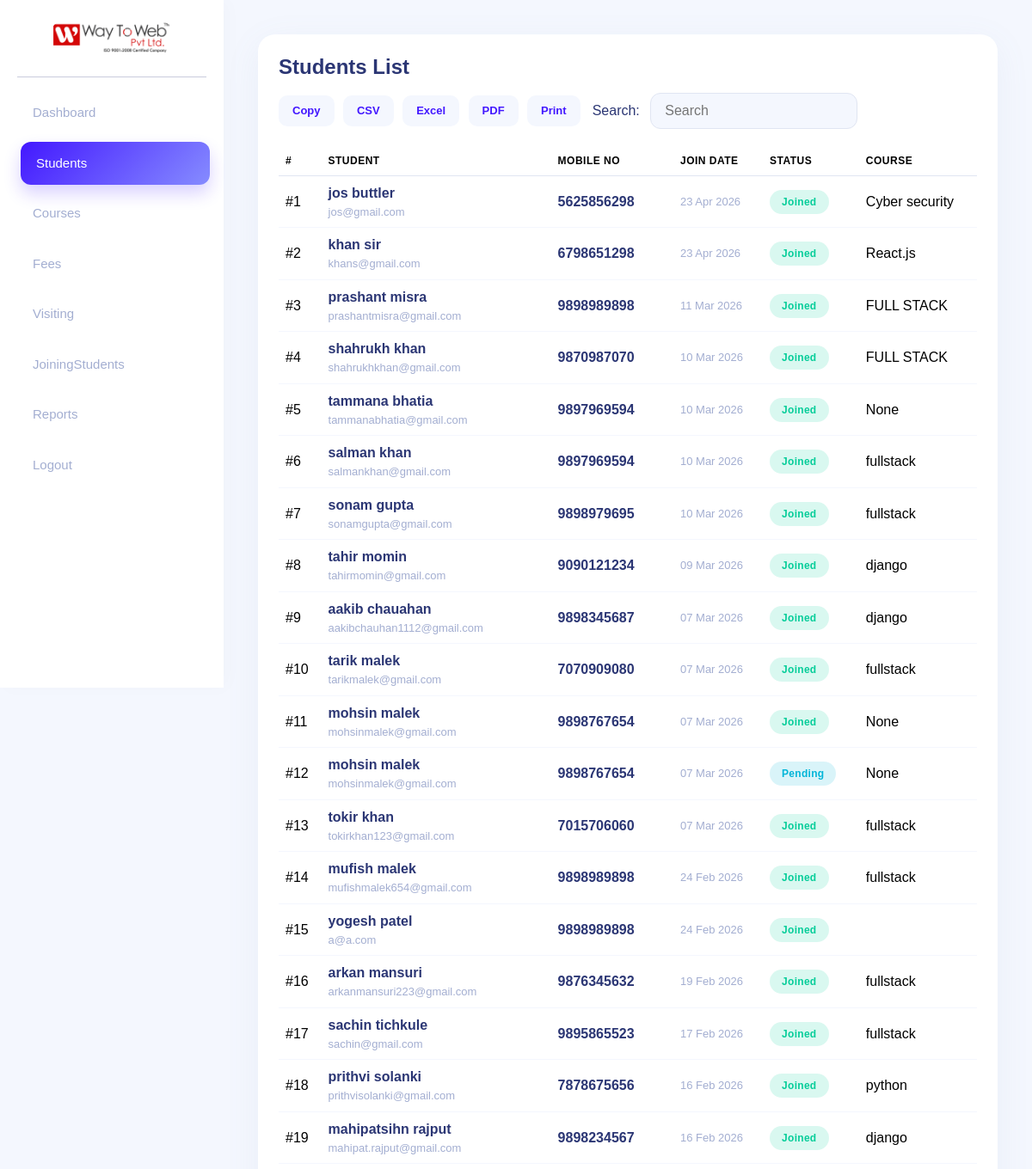
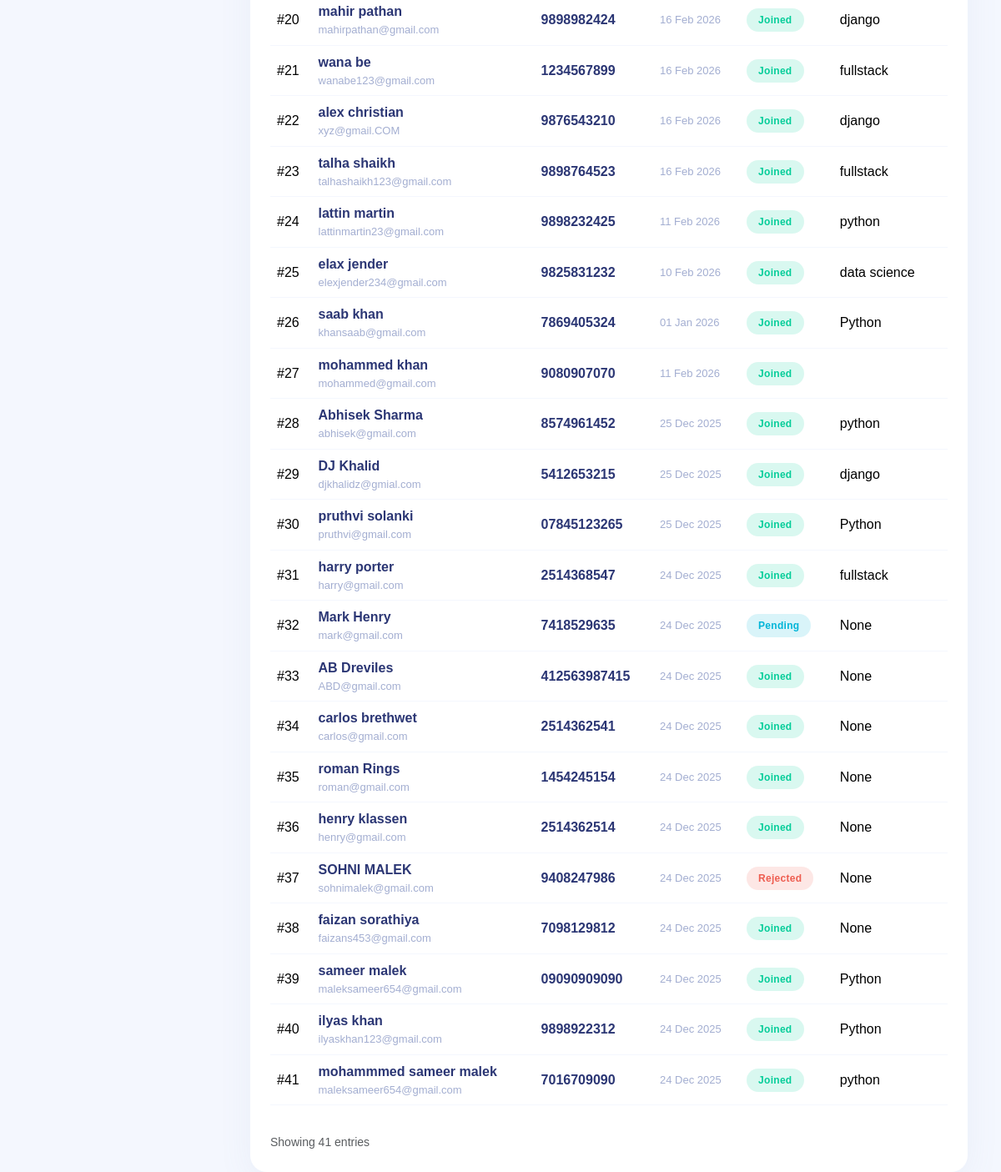
The app's page /students/ (signed in) with its own data (2 pictures, top to bottom).
### appname/models.py (models this page shows, shortened)
class Student(models.Model):
    FNAME = models.CharField(max_length=50)
    LNAME = models.CharField(max_length=50)
    BIRTHDAY = models.DateField(null=True, blank=True)
    GENDER = models.CharField(max_length=10, blank=True)
    EMAIL = models.EmailField(unique=False)
    PHONE = models.CharField(max_length=10, blank=True)
    ADDRESS = models.CharField(max_length=200, blank=True)
    CITY = models.CharField(max_length=50, blank=True)
    COLLEGENAME = models.CharField(max_length=100, blank=True)
    QUALIFICATION = models.CharField(max_length=50, blank=True, null=True)
    BRANCH = models.CharField(max_length=50, blank=True)
    PASSING_YEAR = models.CharField(max_length=10, blank=True)
    TECHNOLOGY = models.CharField(max_length=50, blank=True)
    STATUS_CHOICES = [
        ('visiting', 'Visiting'),
        ('adjoining', 'Adjoining'),
        ('pending', 'Pending'),
        ('rejected', 'Rejected'),
    ]
    status = models.CharField(
        max_length=20,
        choices=STATUS_CHOICES,
        default='visiting'
    )
    visiting_at = models.DateTimeField(auto_now_add=True)
    joining_at = models.DateTimeField(null=True, blank=True)
    COURSE_CHOICES = [
        ('python', 'Python'),
        ('django', 'Django'),
        ('fullstack', 'Full Stack'),
    ]
    course = models.CharField(
        max_length=50,
        choices=COURSE_CHOICES,
        null=True,
        blank=True
    )
    total_fees = models.IntegerField(null=True, blank=True)
    paid_fees = models.IntegerField(default=0)
    remaining_fees = models.IntegerField(null=True, blank=True)
    payment_method = models.CharField(max_length=50, null=True, blank=True)

### appname/views.py (the view)
# urls.py: path("students/", students, name="students"),
@login_required
def students(request):
    students = Student.objects.all().order_by('-id')
    total = students.count()
    return render(request, 'students.html', {
        'students': students,
        'total': total
    })

### templates/students.html (shortened to what this page needs)
{% load static %}
<!DOCTYPE html>
<html lang="en">
<head>
    <link href="https://cdn.jsdelivr.net/npm/bootstrap@5.3.3/dist/css/bootstrap.min.css" rel="stylesheet">
</head>
<body>
   <div class="sidebar text-center" id="sidebar">
        <div class="sidebar-logo">
            <img src="{% static 'images/logo.png' %}" alt="Way To Web">
        </div>
        <hr>
        <a href="/dashboard/">Dashboard</a>
        <a class="active" href="/students/">Students</a>
        <a href="/courses/">Courses</a>
        <a href="/fees/">Fees</a>
        <a href="/visiting/">Visiting</a>
        <a href="/JoiningStudents/">JoiningStudents</a>
        <a href="/">Reports</a>
        <a href="/">Logout</a>
    </div>
    <div class="main-content">
        <div class="card-box">
            <div class="table-header">
                <h4>Students List</h4>
                <div class="d-flex align-items-center flex-wrap gap-2">
                    <div class="export-btns">
                        <button id="copyBtn">Copy</button>
                        <button id="csvBtn">CSV</button>
                        <button id="excelBtn">Excel</button>
                        <button id="pdfBtn">PDF</button>
                        <button id="printBtn">Print</button>
                    </div>
                    <div class="search-box">
                        <label class="me-2">Search:</label>
                        <input type="text" id="searchInput" placeholder="Search">
                    </div>
                </div>
            </div>
            <div class="table-responsive">
                <table class="table align-middle" id="studentsTable">
                    <thead>
                        <tr>
                            <th>#</th>
                            <th>Student</th>
                            <th>Mobile No</th>
                            <th>Join Date</th>
                            <th>Status</th>
                            <th>Course</th>
                        </tr>
                    </thead>
                    <tbody>
                        {% for s in students %}
                        <tr>
                            <td>#{{ forloop.counter }}</td>
                            <td>
                                <div class="name">{{ s.FNAME }} {{ s.LNAME }}</div>
                                <div class="sub-text">{{ s.EMAIL }}</div>
                            </td>
                            <td>
                                <div class="name">{{ s.PHONE }}</div>
                            </td>
                            <td>
                                <div class="sub-text">
                                    {% if s.joining_at %}
                                        {{ s.joining_at|date:"d M Y" }}
                                    {% else %}
                                        {{ s.visiting_at|date:"d M Y" }}
                                    {% endif %}
                                </div>
                            </td>
                            <td>
                                {% if s.status == 'visiting' %}
                                <span class="badge badge-visiting">Visiting</span>
                                {% elif s.status == 'adjoining' %}
                                <span class="badge badge-joined">Joined</span>
                                {% elif s.status == 'pending' %}
                                <span class="badge badge-pending">Pending</span>
                                {% elif s.status == 'rejected' %}
                                <span class="badge badge-rejected">Rejected</span>
                                {% endif %}
                            </td>
                            <td>{{ s.course }}</td>
                        </tr>
                        {% endfor %}
                    </tbody>
                </table>
            </div>
            <div class="mt-3">
                <small class="text-muted">
                    Showing {{ students|length }} entries
                </small>
            </div>
        </div>
    </div>
</body>
</html>

### templates/students.html (style rules this page uses)
body { background: #f4f7fe; margin: 0; font-family: "Poppins", sans-serif; color: #2b3674; }
* { -ms-overflow-style: none; scrollbar-width: none; }
.sidebar { position: fixed; top: 0; left: 0; width: 260px; height: 100vh; background: #ffffff; padding: 25px 20px; z-index: 1000; box-shadow: 5px 0 20px rgba(0, 0, 0, 0.02); transition: all 0.3s ease; }
.sidebar a { display: flex; align-items: center; padding: 14px 18px; margin-bottom: 8px; border-radius: 12px; color: #a3aed1; font-weight: 500; text-decoration: none; transition: all 0.3s ease; font-size: 15px; }
.sidebar img { max-width: 140px; border-radius: 12px; margin-bottom: 10px; }
.sidebar a.active, .sidebar a:hover { background: linear-gradient(135deg, #4318ff 0%, #868cff 100%); color: #ffffff; box-shadow: 0 10px 20px rgba(67, 24, 255, 0.2); transform: translateX(4px); }
.main-content { margin-left: 260px; padding: 40px; }
.card-box { background: #ffffff; border-radius: 20px; padding: 24px; box-shadow: 0 10px 40px rgba(112, 144, 176, 0.08); border: none; }
.table-header { display: flex; justify-content: space-between; align-items: center; flex-wrap: wrap; gap: 15px; margin-bottom: 20px; }
.table-header h4 { font-weight: 700; color: #2b3674; margin: 0; }
.export-btns button { background: #f4f7fe; color: #4318ff; border: none; padding: 8px 16px; border-radius: 10px; font-size: 13px; font-weight: 600; margin-right: 6px; transition: all .2s ease; }
.search-box input { border-radius: 12px; padding: 8px 16px; border: 1px solid #e0e5f2; background: #f4f7fe; color: #2b3674; outline: none; transition: 0.3s; }
table { border-collapse: collapse !important; width: 100%; }
table th { border-bottom: 1px solid #e0e5f2 !important; color: #a3aed1; font-weight: 600; text-transform: uppercase; font-size: 12px; letter-spacing: 0.5px; padding: 15px 10px; background: none !important; }
table td { vertical-align: middle; padding: 16px 10px; border-bottom: 1px solid #f4f7fe; color: #2b3674; transition: 0.2s ease; }
.name { font-weight: 700; color: #2b3674; }
.sub-text { font-size: 13px; color: #a3aed1; font-weight: 500; }
.badge { padding: 8px 14px; border-radius: 20px; font-weight: 600; font-size: 12px; letter-spacing: 0.3px; display: inline-block; }
.badge-joined { background: rgba(5, 205, 153, 0.15) !important; color: #05cd99 !important; }
.badge-pending { background: rgba(0, 181, 216, 0.15) !important; color: #00b5d8 !important; }
.badge-rejected { background: rgba(238, 93, 80, 0.15) !important; color: #ee5d50 !important; }

### records on screen
Student: FNAME "jos", LNAME "buttler", EMAIL "jos@gmail.com", PHONE "5625856298", joining_at "23 Apr 2026", status "Joined", course "Cyber security"
Student: FNAME "khan", LNAME "sir", EMAIL "khans@gmail.com", PHONE "6798651298", joining_at "23 Apr 2026", status "Joined", course "React.js"
Student: FNAME "prashant", LNAME "misra", EMAIL "prashantmisra@gmail.com", PHONE "9898989898", joining_at "11 Mar 2026", status "Joined", course "FULL STACK"
Student: FNAME "shahrukh", LNAME "khan", EMAIL "shahrukhkhan@gmail.com", PHONE "9870987070", joining_at "10 Mar 2026", status "Joined", course "FULL STACK"
Student: FNAME "tammana", LNAME "bhatia", EMAIL "tammanabhatia@gmail.com", PHONE "9897969594", visiting_at "10 Mar 2026", status "Joined", course "None"
Student: FNAME "salman", LNAME "khan", EMAIL "salmankhan@gmail.com", PHONE "9897969594", joining_at "10 Mar 2026", status "Joined", course "fullstack"
Student: FNAME "sonam", LNAME "gupta", EMAIL "sonamgupta@gmail.com", PHONE "9898979695", joining_at "10 Mar 2026", status "Joined", course "fullstack"
Student: FNAME "tahir", LNAME "momin", EMAIL "tahirmomin@gmail.com", PHONE "9090121234", joining_at "09 Mar 2026", status "Joined", course "django"
Student: FNAME "aakib", LNAME "chauahan", EMAIL "aakibchauhan1112@gmail.com", PHONE "9898345687", joining_at "07 Mar 2026", status "Joined", course "django"
Student: FNAME "tarik", LNAME "malek", EMAIL "tarikmalek@gmail.com", PHONE "7070909080", joining_at "07 Mar 2026", status "Joined", course "fullstack"
Student: FNAME "mohsin", LNAME "malek", EMAIL "mohsinmalek@gmail.com", PHONE "9898767654", visiting_at "07 Mar 2026", status "Joined", course "None"
Student: FNAME "mohsin", LNAME "malek", EMAIL "mohsinmalek@gmail.com", PHONE "9898767654", visiting_at "07 Mar 2026", status "Pending", course "None"
Student: FNAME "tokir", LNAME "khan", EMAIL "tokirkhan123@gmail.com", PHONE "7015706060", joining_at "07 Mar 2026", status "Joined", course "fullstack"
Student: FNAME "mufish", LNAME "malek", EMAIL "mufishmalek654@gmail.com", PHONE "9898989898", joining_at "24 Feb 2026", status "Joined", course "fullstack"
Student: FNAME "yogesh", LNAME "patel", EMAIL "a@a.com", PHONE "9898989898", joining_at "24 Feb 2026", status "Joined"
Student: FNAME "arkan", LNAME "mansuri", EMAIL "arkanmansuri223@gmail.com", PHONE "9876345632", visiting_at "19 Feb 2026", status "Joined", course "fullstack"
Student: FNAME "sachin", LNAME "tichkule", EMAIL "sachin@gmail.com", PHONE "9895865523", joining_at "17 Feb 2026", status "Joined", course "fullstack"
Student: FNAME "prithvi", LNAME "solanki", EMAIL "prithvisolanki@gmail.com", PHONE "7878675656", joining_at "16 Feb 2026", status "Joined", course "python"
Student: FNAME "mahipatsihn", LNAME "rajput", EMAIL "mahipat.rajput@gmail.com", PHONE "9898234567", joining_at "16 Feb 2026", status "Joined", course "django"
Student: FNAME "mahir", LNAME "pathan", EMAIL "mahirpathan@gmail.com", PHONE "9898982424", joining_at "16 Feb 2026", status "Joined", course "django"
Student: FNAME "wana", LNAME "be", EMAIL "wanabe123@gmail.com", PHONE "1234567899", joining_at "16 Feb 2026", status "Joined", course "fullstack"
Student: FNAME "alex", LNAME "christian", EMAIL "xyz@gmail.COM", PHONE "9876543210", joining_at "16 Feb 2026", status "Joined", course "django"
Student: FNAME "talha", LNAME "shaikh", EMAIL "talhashaikh123@gmail.com", PHONE "9898764523", joining_at "16 Feb 2026", status "Joined", course "fullstack"
Student: FNAME "lattin", LNAME "martin", EMAIL "lattinmartin23@gmail.com", PHONE "9898232425", joining_at "11 Feb 2026", status "Joined", course "python"
Student: FNAME "elax", LNAME "jender", EMAIL "elexjender234@gmail.com", PHONE "9825831232", joining_at "10 Feb 2026", status "Joined", course "data science"
Student: FNAME "saab", LNAME "khan", EMAIL "khansaab@gmail.com", PHONE "7869405324", joining_at "01 Jan 2026", status "Joined", course "Python"
Student: FNAME "mohammed", LNAME "khan", EMAIL "mohammed@gmail.com", PHONE "9080907070", joining_at "11 Feb 2026", status "Joined"
Student: FNAME "Abhisek", LNAME "Sharma", EMAIL "abhisek@gmail.com", PHONE "8574961452", joining_at "25 Dec 2025", status "Joined", course "python"
Student: FNAME "DJ", LNAME "Khalid", EMAIL "djkhalidz@gmial.com", PHONE "5412653215", joining_at "25 Dec 2025", status "Joined", course "django"
Student: FNAME "pruthvi", LNAME "solanki", EMAIL "pruthvi@gmail.com", PHONE "07845123265", joining_at "25 Dec 2025", status "Joined", course "Python"
Student: FNAME "harry", LNAME "porter", EMAIL "harry@gmail.com", PHONE "2514368547", joining_at "24 Dec 2025", status "Joined", course "fullstack"
Student: FNAME "Mark", LNAME "Henry", EMAIL "mark@gmail.com", PHONE "7418529635", visiting_at "24 Dec 2025", status "Pending", course "None"
Student: FNAME "AB", LNAME "Dreviles", EMAIL "ABD@gmail.com", PHONE "412563987415", joining_at "24 Dec 2025", status "Joined", course "None"
Student: FNAME "carlos", LNAME "brethwet", EMAIL "carlos@gmail.com", PHONE "2514362541", joining_at "24 Dec 2025", status "Joined", course "None"
Student: FNAME "roman", LNAME "Rings", EMAIL "roman@gmail.com", PHONE "1454245154", joining_at "24 Dec 2025", status "Joined", course "None"
Student: FNAME "henry", LNAME "klassen", EMAIL "henry@gmail.com", PHONE "2514362514", joining_at "24 Dec 2025", status "Joined", course "None"
Student: FNAME "SOHNI", LNAME "MALEK", EMAIL "sohnimalek@gmail.com", PHONE "9408247986", visiting_at "24 Dec 2025", status "Rejected", course "None"
Student: FNAME "faizan", LNAME "sorathiya", EMAIL "faizans453@gmail.com", PHONE "7098129812", joining_at "24 Dec 2025", status "Joined", course "None"
Student: FNAME "sameer", LNAME "malek", EMAIL "maleksameer654@gmail.com", PHONE "09090909090", joining_at "24 Dec 2025", status "Joined", course "Python"
Student: FNAME "ilyas", LNAME "khan", EMAIL "ilyaskhan123@gmail.com", PHONE "9898922312", joining_at "24 Dec 2025", status "Joined", course "Python"
Student: FNAME "mohammmed sameer", LNAME "malek", EMAIL "maleksameer654@gmail.com", PHONE "7016709090", joining_at "24 Dec 2025", status "Joined", course "python"

### other values on screen
{{ students|length }} "41"
